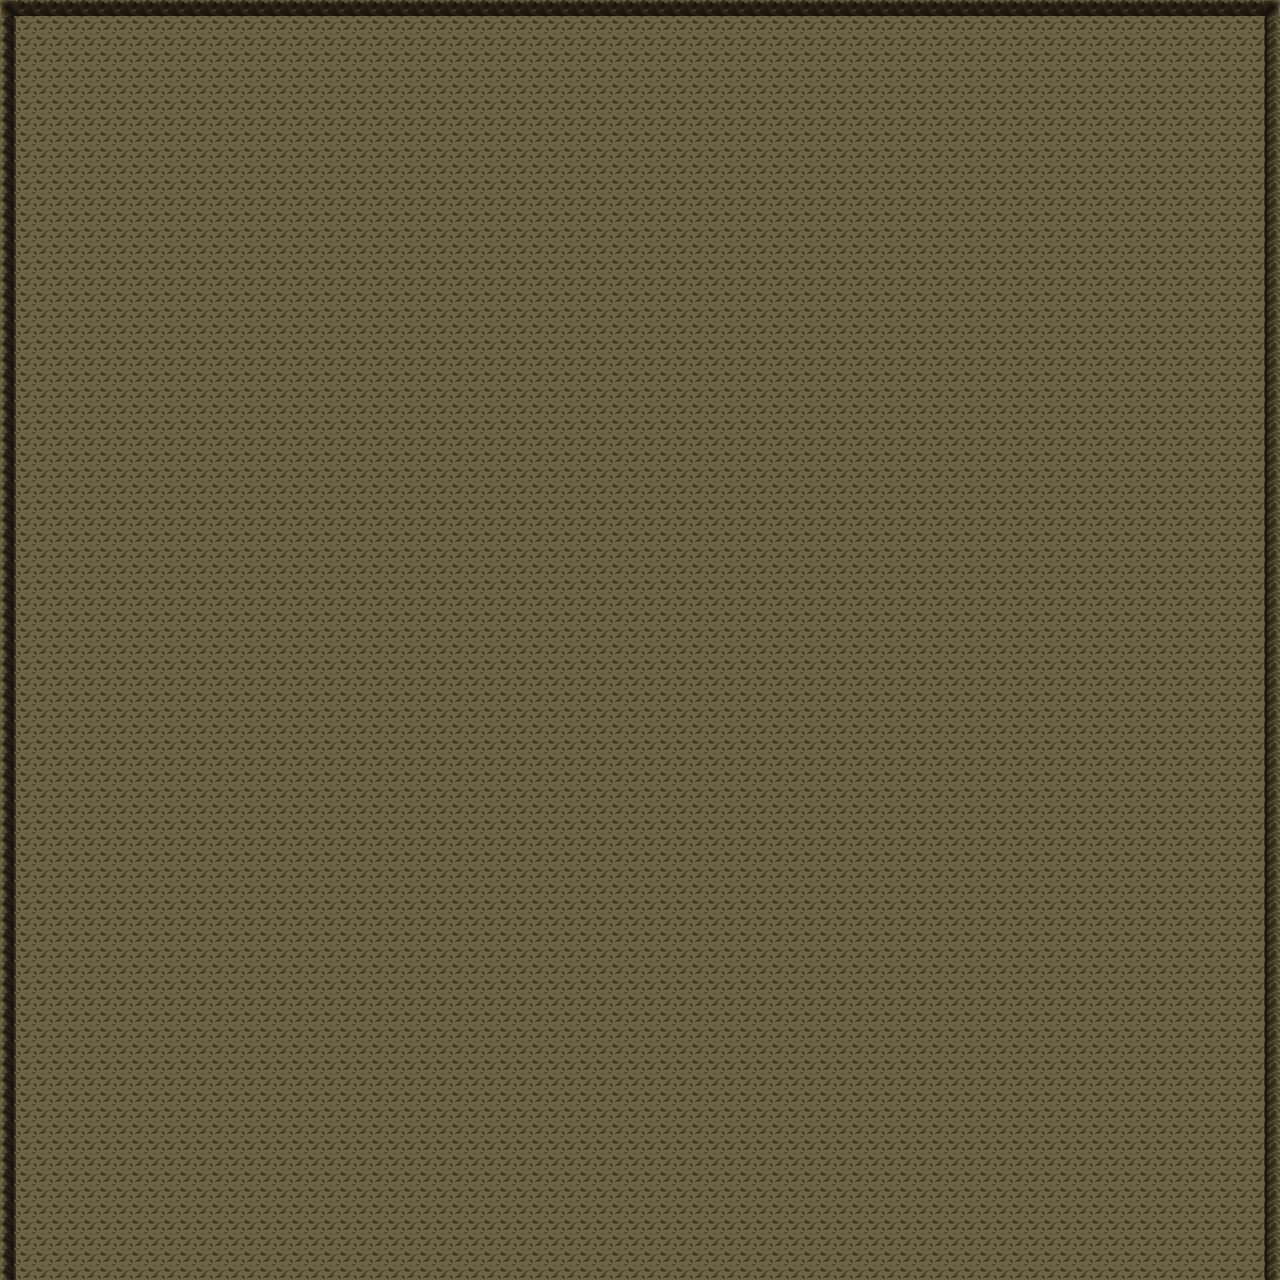

Below is a game level as drawn by its tile map, then a one-line description and the .tmx that defines it (tile-layer data replaced by summaries):
An orthogonal 80x80 tile map with 16x16 px tiles, 2 tile layers (Tile Layer 1, Low Opacity), 2 tilesets.

<map version="1.0" tiledversion="2017.07.25" orientation="orthogonal" renderorder="right-down" width="80" height="80" tilewidth="16" tileheight="16" nextobjectid="1">
 <tileset firstgid="1" name="Sandstone" tilewidth="16" tileheight="16" tilecount="72" columns="6">
  <image source="../Game/Pop_Ups/Mountain/Sandstone.png" width="96" height="192" />
 </tileset>
 <tileset firstgid="73" name="Empty" tilewidth="16" tileheight="16" tilecount="1" columns="1">
  <image source="../Game/Tiles/Inside/Empty.png" width="16" height="16" />
 </tileset>
 <layer name="Tile Layer 1" width="80" height="80">
  <data>[6400 cells, 6400 non-empty, 6 distinct tile ids]</data>
 </layer>
 <layer name="Low Opacity" width="80" height="80" opacity="0.44">
  <data>[6400 cells, 6400 non-empty, 1 distinct tile ids]</data>
 </layer>
</map>
